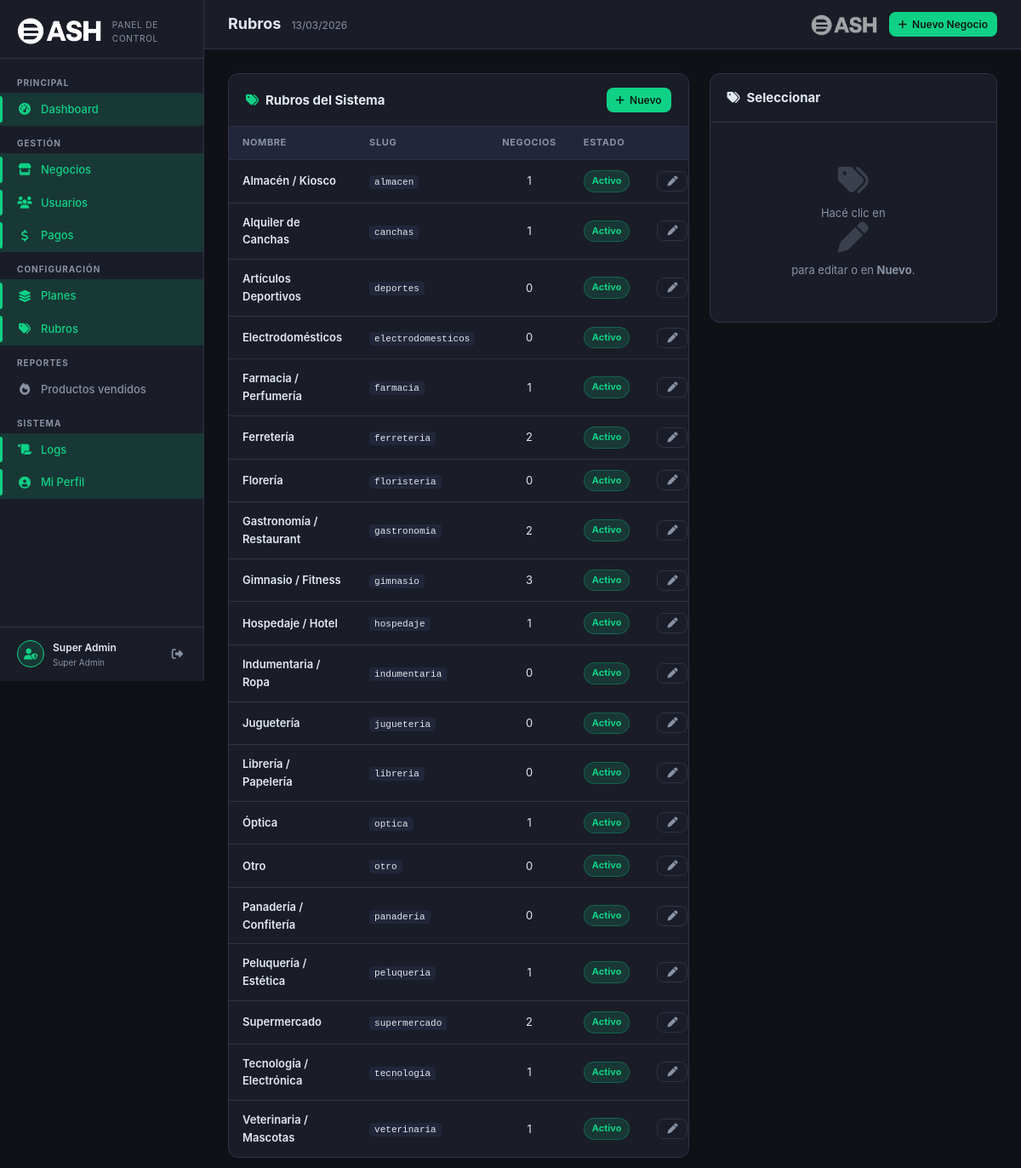
/superadmin/rubros/index.php (signed in), run on the app's committed database.
### tables this page shows
CREATE TABLE `rubros` (
  `id` int(11) NOT NULL,
  `slug` varchar(50) NOT NULL,
  `nombre` varchar(100) NOT NULL,
  `descripcion` varchar(255) DEFAULT NULL,
  `icono` varchar(50) DEFAULT 'fa-store',
  `color` varchar(7) DEFAULT '#667eea',
  `activo` tinyint(1) DEFAULT 1,
  `orden` int(11) DEFAULT 0
);

### superadmin/rubros/index.php (the view, shortened to what this page needs)
<?php
$db    = sa_db();
$rubros = $db->query("
    SELECT r.*, (SELECT COUNT(*) FROM negocios n WHERE n.rubro_id = r.id) as negocios_count
    FROM rubros r ORDER BY r.nombre
")->fetchAll();
$editRubro = null;
require_once dirname(__DIR__) . '/_layout.php';
?>
<div style="display:grid;grid-template-columns:1.6fr 1fr;gap:24px;align-items:start">
    <div class="sa-panel">
        <div class="sa-panel-header">
            <h3><i class="fas fa-tags" style="color:var(--sa-primary);margin-right:8px"></i>Rubros del Sistema</h3>
            <a href="?nuevo=1" class="sa-btn primary sm"><i class="fas fa-plus"></i> Nuevo</a>
        </div>
        <div class="sa-table-wrap">
            <table class="sa-table">
                <thead><tr><th>Nombre</th><th>Slug</th><th>Negocios</th><th>Estado</th><th></th></tr></thead>
                <tbody>
                <?php foreach ($rubros as $rb): ?>
                <tr>
                    <td style="font-weight:600"><?= htmlspecialchars($rb['nombre']) ?></td>
                    <td><code style="background:var(--sa-surface2);padding:2px 6px;border-radius:4px;font-size:11px"><?= htmlspecialchars($rb['slug']) ?></code></td>
                    <td style="text-align:center"><?= $rb['negocios_count'] ?></td>
                    <td><span class="sa-pill <?= $rb['activo']?'green':'gray' ?>"><?= $rb['activo']?'Activo':'Inactivo' ?></span></td>
                    <td><a href="?editar=<?= $rb['id'] ?>" class="sa-btn ghost sm"><i class="fas fa-pen"></i></a></td>
                </tr>
                <?php endforeach; ?>
                </tbody>
            </table>
        </div>
    </div>
    <div class="sa-panel">
        <div class="sa-panel-header">
            <h3><?= ($editRubro||isset($_GET['nuevo'])) ? '<i class="fas fa-pen" style="margin-right:8px;color:var(--sa-info)"></i>'.($editRubro?'Editar':'Nuevo').' Rubro' : '<i class="fas fa-tags" style="margin-right:8px"></i>Seleccionar' ?></h3>
        </div>
        <div style="padding:20px">
        <?php if ($editRubro || isset($_GET['nuevo'])): ?>
        <form method="POST">
            <input type="hidden" name="id" value="<?= $editRubro['id'] ?? 0 ?>">
            <div class="sa-form-group">
                <label class="sa-label">Nombre *</label>
                <input type="text" name="nombre" class="sa-input" value="<?= htmlspecialchars($editRubro['nombre'] ?? '') ?>" required>
            </div>
            <div class="sa-form-group">
                <label class="sa-label">Slug * <small style="color:var(--sa-muted)">(minúsculas, sin espacios)</small></label>
                <input type="text" name="slug" class="sa-input" value="<?= htmlspecialchars($editRubro['slug'] ?? '') ?>" required
                       pattern="[a-z0-9_]+" title="Solo letras minúsculas, números y guiones bajos">
            </div>
            <label style="display:flex;align-items:center;gap:8px;cursor:pointer;margin-bottom:16px">
                <input type="checkbox" name="activo" <?= ($editRubro['activo'] ?? 1) ? 'checked' : '' ?> style="width:16px;height:16px;accent-color:var(--sa-primary)">
                <span style="font-size:13px;font-weight:600">Rubro activo</span>
            </label>
            <button type="submit" class="sa-btn primary" style="width:100%;justify-content:center">
                <i class="fas fa-save"></i> Guardar
            </button>
        </form>
        <?php else: ?>
        <div class="sa-empty" style="padding:30px 0"><i class="fas fa-tags"></i><p>Hacé clic en <i class="fas fa-pen"></i> para editar o en <strong>Nuevo</strong>.</p></div>
        <?php endif; ?>
        </div>
    </div>
</div>

### superadmin/assets/sa.css (style rules this page uses)
:root { --sa-bg: #0f1117; --sa-surface: #1a1d27; --sa-surface2: #22263a; --sa-border: #2e3347; --sa-primary: #0FD186; --sa-primary-dim: rgba(15,209,134,.15); --sa-text: #e2e8f0; --sa-muted: #8892a4; --sa-danger: #ef4444; --sa-warning: #f59e0b; --sa-info: #3b82f6; --sa-purple: #8b5cf6; --sa-sidebar-w: 240px; --sa-radius: 12px; --sa-transition: .22s ease; }
*, *::before, *::after { box-sizing: border-box; margin: 0; padding: 0; }
body { font-family: 'Inter', 'Segoe UI', system-ui, sans-serif; background: var(--sa-bg); color: var(--sa-text); font-size: 14px; line-height: 1.6; min-height: 100vh; }
a { color: var(--sa-primary); text-decoration: none; }
.sa-panel { background: var(--sa-surface); border: 1px solid var(--sa-border); border-radius: var(--sa-radius); overflow: hidden; margin-bottom: 24px; }
.sa-panel-header { padding: 16px 20px; border-bottom: 1px solid var(--sa-border); display: flex; align-items: center; justify-content: space-between; gap: 12px; flex-wrap: wrap; }
.sa-panel-header h3 { font-size: 15px; font-weight: 700; color: var(--sa-text); }
.sa-table-wrap { overflow-x: auto; }
.sa-table { width: 100%; border-collapse: collapse; }
.sa-table th { font-size: 11px; font-weight: 700; color: var(--sa-muted); text-transform: uppercase; letter-spacing: .6px; padding: 10px 16px; background: var(--sa-surface2); border-bottom: 1px solid var(--sa-border); white-space: nowrap; text-align: left; }
.sa-table td { padding: 12px 16px; border-bottom: 1px solid var(--sa-border); color: var(--sa-text); font-size: 13px; vertical-align: middle; }
.sa-table tr:last-child td { border-bottom: none; }
.sa-pill { display: inline-flex; align-items: center; gap: 4px; font-size: 11px; font-weight: 700; padding: 3px 9px; border-radius: 20px; white-space: nowrap; }
.sa-pill.green { background: rgba(15,209,134,.15); color: var(--sa-primary); border: 1px solid rgba(15,209,134,.3); }
.sa-btn { display: inline-flex; align-items: center; gap: 6px; font-size: 13px; font-weight: 600; padding: 8px 16px; border-radius: 8px; border: none; cursor: pointer; transition: opacity .2s, transform .1s; white-space: nowrap; }
.sa-btn.primary { background: var(--sa-primary); color: #0a1a14; }
.sa-btn.ghost { background: transparent; color: var(--sa-muted); border: 1px solid var(--sa-border); }
.sa-btn.sm { font-size: 12px; padding: 5px 11px; }
.sa-empty { text-align: center; padding: 48px 20px; color: var(--sa-muted); }
.sa-empty i { font-size: 36px; margin-bottom: 10px; display: block; opacity: .3; }
.sa-empty p { font-size: 13px; }

### data on the page
rubros: nombre "Almacén / Kiosco", slug "almacen", negocios_count "1", activo "Activo"
rubros: nombre "Alquiler de Canchas", slug "canchas", negocios_count "1", activo "Activo"
rubros: nombre "Artículos Deportivos", slug "deportes", negocios_count "0", activo "Activo"
rubros: nombre "Electrodomésticos", slug "electrodomesticos", negocios_count "0", activo "Activo"
rubros: nombre "Farmacia / Perfumería", slug "farmacia", negocios_count "1", activo "Activo"
rubros: nombre "Ferretería", slug "ferreteria", negocios_count "2", activo "Activo"
rubros: nombre "Florería", slug "floristeria", negocios_count "0", activo "Activo"
rubros: nombre "Gastronomía / Restaurant", slug "gastronomia", negocios_count "2", activo "Activo"
rubros: nombre "Gimnasio / Fitness", slug "gimnasio", negocios_count "3", activo "Activo"
rubros: nombre "Hospedaje / Hotel", slug "hospedaje", negocios_count "1", activo "Activo"
rubros: nombre "Indumentaria / Ropa", slug "indumentaria", negocios_count "0", activo "Activo"
rubros: nombre "Juguetería", slug "jugueteria", negocios_count "0", activo "Activo"
rubros: nombre "Librería / Papelería", slug "libreria", negocios_count "0", activo "Activo"
rubros: nombre "Óptica", slug "optica", negocios_count "1", activo "Activo"
rubros: nombre "Otro", slug "otro", negocios_count "0", activo "Activo"
rubros: nombre "Panadería / Confitería", slug "panaderia", negocios_count "0", activo "Activo"
rubros: nombre "Peluquería / Estética", slug "peluqueria", negocios_count "1", activo "Activo"
rubros: nombre "Supermercado", slug "supermercado", negocios_count "2", activo "Activo"
rubros: nombre "Tecnología / Electrónica", slug "tecnologia", negocios_count "1", activo "Activo"
rubros: nombre "Veterinaria / Mascotas", slug "veterinaria", negocios_count "1", activo "Activo"

### other printed values
$adminName "Super Admin"
$title "Rubros"
